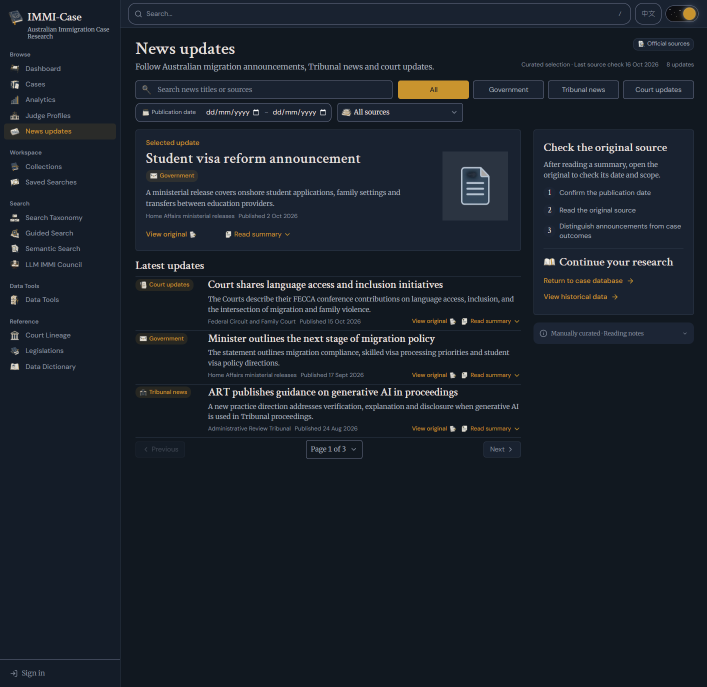
#> input picture .impeccable/review/news/wide-round2/english-dark-raw.png, 1413 x 1373 px, found by its file name (shown at 1/2 size); its folder holds 3 pictures in this run
$ python normalize.py
#> lines starting #> are read from the running program, lines starting #| are printed output that depends on the picture
from PIL import Image
from pathlib import Path
p=Path('.impeccable/review/news/wide-round2')
for name,width in [('english-dark',1440),('mobile',390)]:
 im=Image.open(p/f'{name}-raw.png')
#> im is the input picture: PIL image 1413x1373 RGB; mean R, G, B 25.5, 32.5, 41.8
 im.resize((width,round(im.height*width/im.width)),Image.Resampling.LANCZOS).save(p/f'{name}.png')
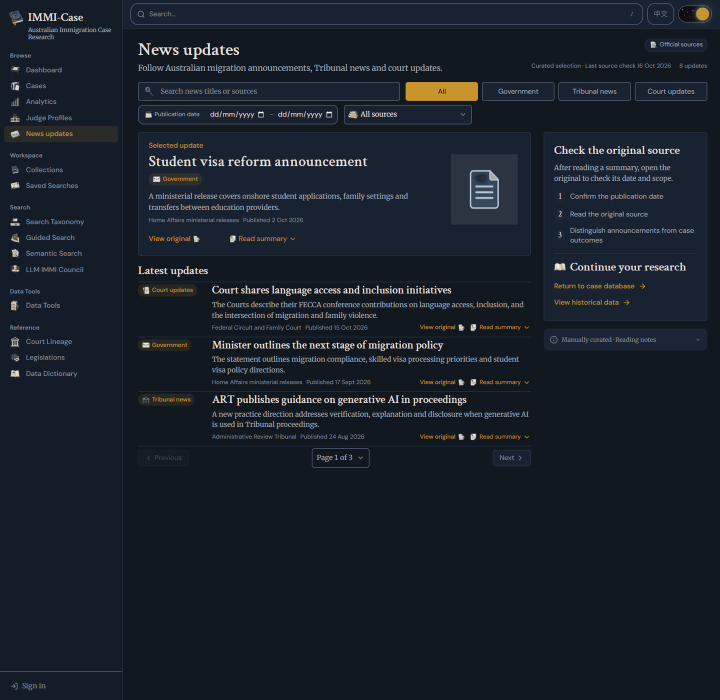
#> saved as english-dark.png: PIL image 1440x1399 RGB (shown at 1/2 size); mean R, G, B 25.5, 32.5, 41.8
#> pass 2 of the loop `for name,width in [('english-dark',1440),('mobile',390)]:`:
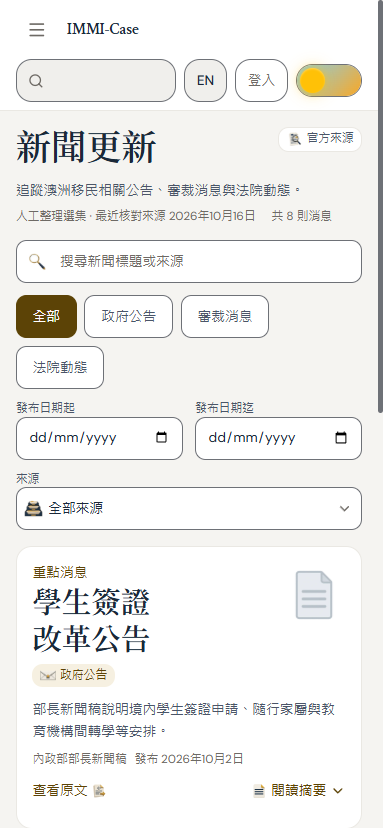
#> input picture .impeccable/review/news/wide-round2/mobile-raw.png, 383 x 828 px, found by its file name
#> im is the input picture: PIL image 383x828 RGB; mean R, G, B 239.3, 238.8, 236.8
#> `im.resize((width,round(im.height*width/im.width)),Image.Resampling.LAN..`:
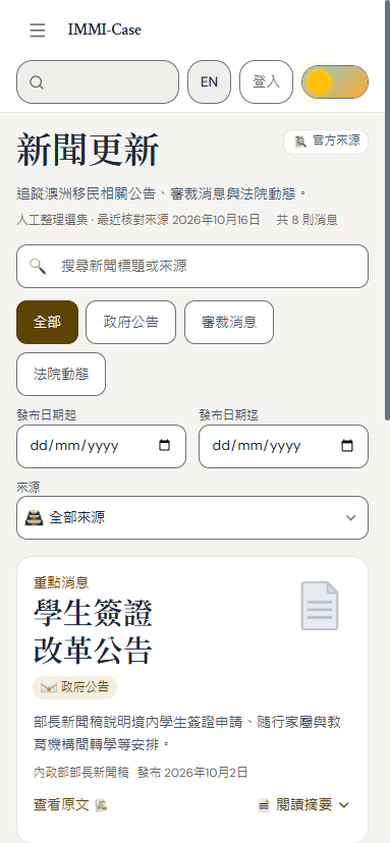
#> saved as mobile.png: PIL image 390x843 RGB; mean R, G, B 238.7, 238.3, 236.4
